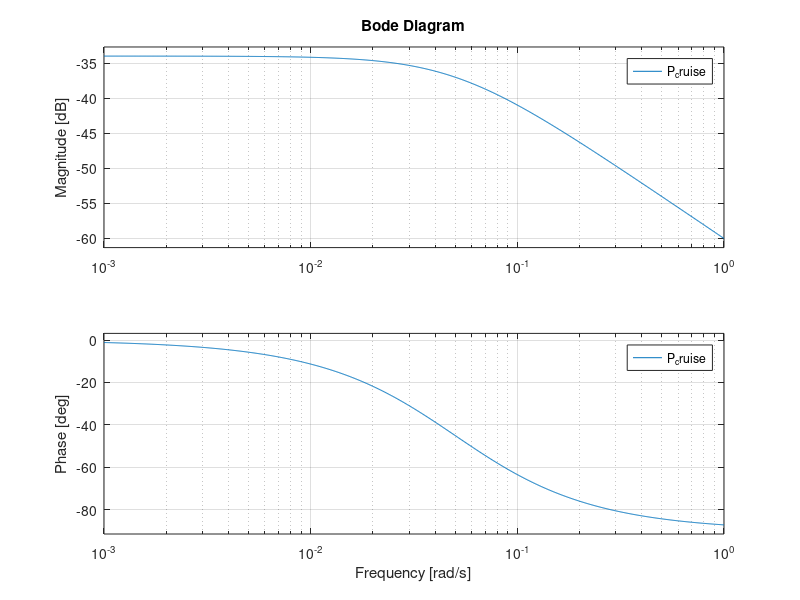

Here is the MATLAB script that generated this plot:
%Step 1: Set the parameters
m = 1000;
b = 50;
u = 500;

s = tf('s');
P_cruise = 1/(m*s+b)

step(u*P_cruise)

%%
%Step 2: To check the pole(s)
pzmap(P_cruise) 
axis([-1 1 -1 1])

%%
%Step 3: Check Bode Diagram
bode(P_cruise)